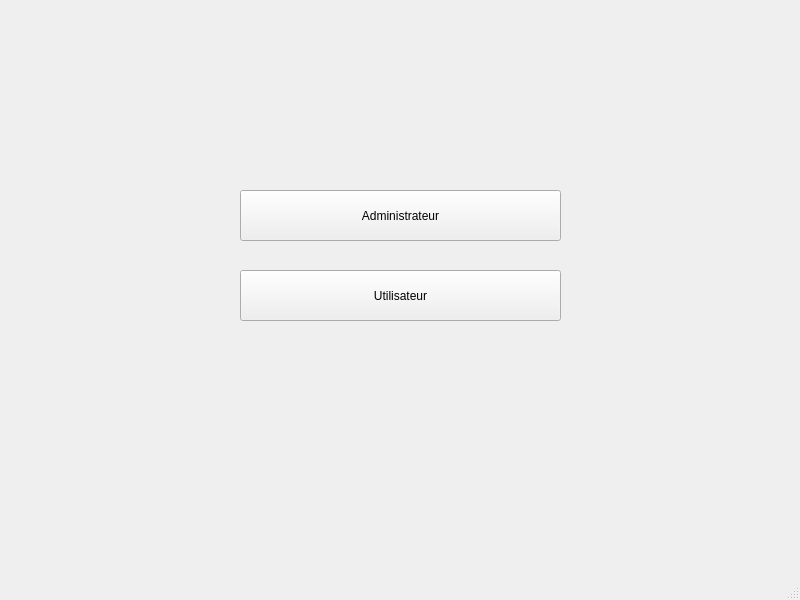
<?xml version="1.0" encoding="UTF-8"?>
<ui version="4.0">
 <class>MainWindow</class>
 <widget class="QMainWindow" name="MainWindow">
  <property name="geometry">
   <rect>
    <x>0</x>
    <y>0</y>
    <width>800</width>
    <height>600</height>
   </rect>
  </property>
  <property name="windowTitle">
   <string>MainWindow</string>
  </property>
  <widget class="QWidget" name="centralwidget">
   <widget class="QPushButton" name="pushButton">
    <property name="geometry">
     <rect>
      <x>240</x>
      <y>190</y>
      <width>321</width>
      <height>51</height>
     </rect>
    </property>
    <property name="text">
     <string>Administrateur</string>
    </property>
   </widget>
   <widget class="QPushButton" name="pushButton_2">
    <property name="geometry">
     <rect>
      <x>240</x>
      <y>270</y>
      <width>321</width>
      <height>51</height>
     </rect>
    </property>
    <property name="text">
     <string>Utilisateur</string>
    </property>
   </widget>
  </widget>
  <widget class="QMenuBar" name="menubar">
   <property name="geometry">
    <rect>
     <x>0</x>
     <y>0</y>
     <width>800</width>
     <height>23</height>
    </rect>
   </property>
  </widget>
  <widget class="QStatusBar" name="statusbar"/>
 </widget>
 <resources/>
 <connections>
  <connection>
   <sender>pushButton</sender>
   <signal>clicked()</signal>
   <receiver>MainWindow</receiver>
   <slot>Administrateur()</slot>
   <hints>
    <hint type="sourcelabel">
     <x>317</x>
     <y>239</y>
    </hint>
    <hint type="destinationlabel">
     <x>175</x>
     <y>188</y>
    </hint>
   </hints>
  </connection>
  <connection>
   <sender>pushButton_2</sender>
   <signal>clicked()</signal>
   <receiver>MainWindow</receiver>
   <slot>Utilisateur()</slot>
   <hints>
    <hint type="sourcelabel">
     <x>324</x>
     <y>317</y>
    </hint>
    <hint type="destinationlabel">
     <x>177</x>
     <y>285</y>
    </hint>
   </hints>
  </connection>
 </connections>
 <slots>
  <slot>Administrateur()</slot>
  <slot>Utilisateur()</slot>
 </slots>
</ui>
